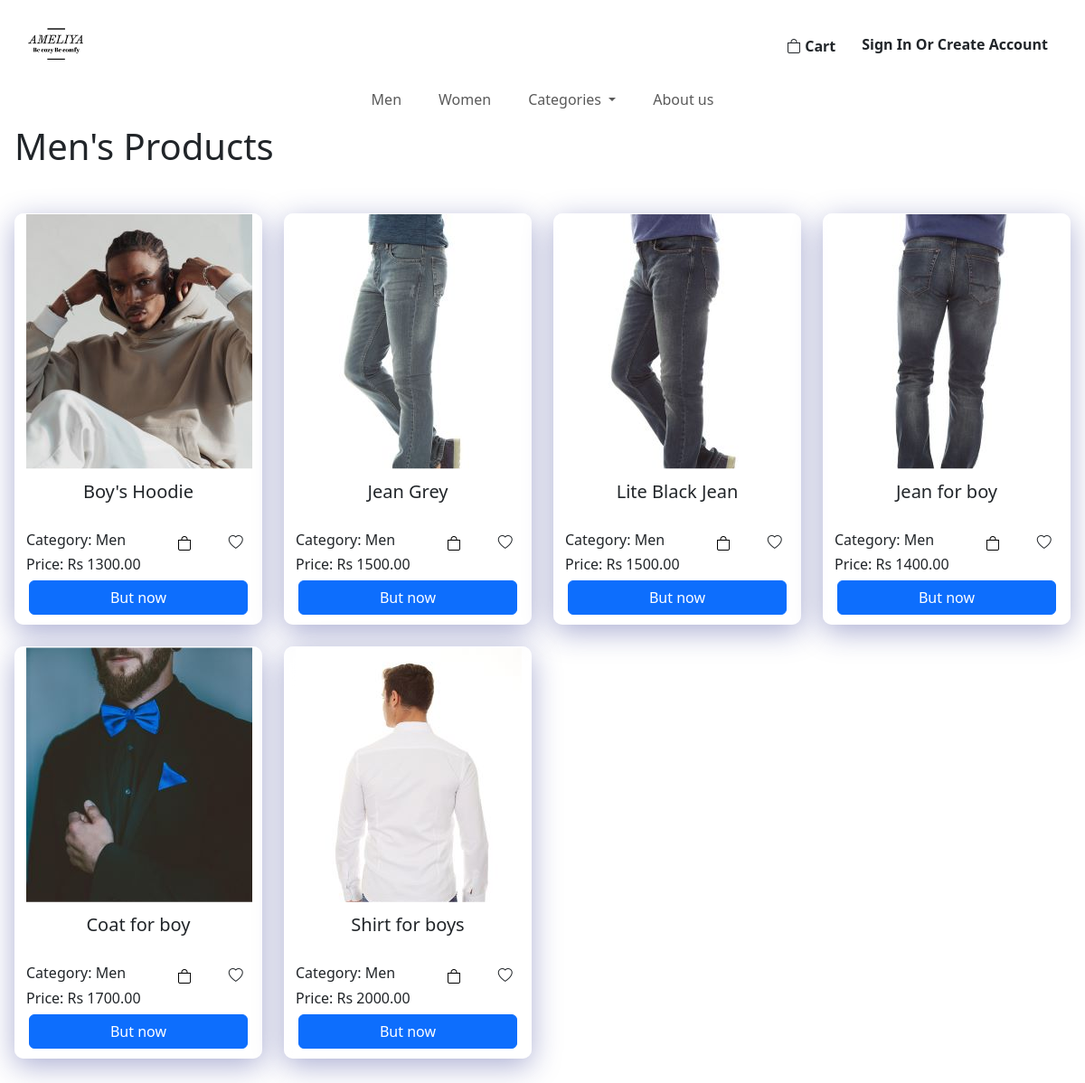
The page /components/Men.php on the database its author committed.
### tables this page shows
CREATE TABLE IF NOT EXISTS `men` (
  `id` int NOT NULL AUTO_INCREMENT,
  `product_id` int NOT NULL,
  PRIMARY KEY (`id`),
  KEY `fk_men_product1_idx` (`product_id`),
  CONSTRAINT `fk_men_product1` FOREIGN KEY (`product_id`) REFERENCES `product` (`id`)
);

CREATE TABLE IF NOT EXISTS `product_img` (
  `path` varchar(50) NOT NULL,
  `product_id` int NOT NULL,
  PRIMARY KEY (`path`),
  KEY `fk_product_img_product1_idx` (`product_id`),
  CONSTRAINT `fk_product_img_product1` FOREIGN KEY (`product_id`) REFERENCES `product` (`id`)
);

CREATE TABLE IF NOT EXISTS `product` (
  `id` int NOT NULL AUTO_INCREMENT,
  `price` varchar(45) DEFAULT NULL,
  `qty` varchar(45) DEFAULT NULL,
  `discription` varchar(150) DEFAULT NULL,
  `title` varchar(45) DEFAULT NULL,
  `aded_date` date DEFAULT NULL,
  `del_fee_col` double DEFAULT NULL,
  `del_fee_other` double DEFAULT NULL,
  `color_clr_id` int NOT NULL,
  `category_c_id` int NOT NULL,
  `brand_b_id` int NOT NULL,
  `status_s_id` int NOT NULL,
  PRIMARY KEY (`id`),
  KEY `fk_product_color1_idx` (`color_clr_id`),
  KEY `fk_product_category1_idx` (`category_c_id`),
  KEY `fk_product_brand1_idx` (`brand_b_id`),
  KEY `fk_product_status1_idx` (`status_s_id`),
  CONSTRAINT `fk_product_brand1` FOREIGN KEY (`brand_b_id`) REFERENCES `brand` (`b_id`),
  CONSTRAINT `fk_product_category1` FOREIGN KEY (`category_c_id`) REFERENCES `category` (`c_id`),
  CONSTRAINT `fk_product_color1` FOREIGN KEY (`color_clr_id`) REFERENCES `color` (`clr_id`),
  CONSTRAINT `fk_product_status1` FOREIGN KEY (`status_s_id`) REFERENCES `status` (`s_id`)
);

CREATE TABLE IF NOT EXISTS `category` (
  `c_id` int NOT NULL AUTO_INCREMENT,
  `c_name` varchar(45) DEFAULT NULL,
  PRIMARY KEY (`c_id`)
);

### components/connection.php (called while the page is built, shortened)
<?php
class Database{
    public static $connection;
    public static function setUpConnection(){
        if(!isset(Database::$connection)){
            Database::$connection = new mysqli("localhost","root","Kavitha@#2003","vivaaluth","3306");
        }
    }
    public static function search($q){
        $resultset = Database::$connection->query($q);
        return $resultset;
    }
}
?>

### components/Men.php (the view, shortened to what this page needs)
<!DOCTYPE html>
<html lang="en">
<head>
    <link rel="stylesheet" href="https://cdn.jsdelivr.net/npm/bootstrap@4.1.3/dist/css/bootstrap.min.css">
    <link rel="stylesheet" href="https://cdn.jsdelivr.net/npm/bootstrap-icons@1.11.3/font/bootstrap-icons.min.css">    <link rel="stylesheet" href="../style.css">
</head>
<body>
<?php
    require "Navbar.php";
    require "connection.php";
    require "Header.php";
    ?>
    <h1>Men's Products</h1>
    <div class="row text-center" style="margin-top:50px;">
        <?php
        $wpdall = Database::search("SELECT * FROM men INNER JOIN product ON product_id = product.id INNER JOIN product_img ON product.id = product_img.product_id INNER JOIN category ON product.category_c_id = category.c_id ;
        ");
        $wpdall_num = $wpdall->num_rows;
        for ($x = 0; $x < $wpdall_num; $x++) {
            $wpdall_data = $wpdall->fetch_assoc();
            $imgSrc = $wpdall_data["path"];
        ?>
            <div class="col-lg-3 col-md-6 col-sm-12 text-center mb-4">
                <div class="container" id="box">
                    <img src="../<?php echo $imgSrc; ?>" alt="" style="clip-path: polygon(0 0, 100% 0, 100% 75%, 0 75%);">
                    <div class="row text-center" style="margin-top:-80px;">
                        <h5><?php echo $wpdall_data["title"] ?></h5>
                    </div>
                    <br>
                    <div class="row">
                        <div class="col-7 text-start">
                            <h6>Category: <?php echo $wpdall_data["c_name"] ?></h6>
                        </div>
                        <div class="col-5 text-end">
                            <div class="row">
                                <div class="col text-center">
                                <button onclick="addtocarthome(<?php echo $wpdall_data['id'] ?>);" style="border: none; background:none;"><i class="bi bi-bag"></i></button>
                                </div>
                                <div class="col text-center"><i class="bi bi-heart"></i></div>
                            </div>
                        </div>
                    </div>
                    <div class="row text-start">
                        <h6>Price: Rs <?php echo $wpdall_data["price"] ?>.00</h6>
                    </div>
                    <div class="col" style="margin-bottom: 10px;">
                        <div class="row text-center">
                            <button type="button" class="btn btn-primary">But now</button>
                        </div>
                    </div>
                </div>
            </div>
        <?php
        }
        ?>
    </div>
</body>
</html>

### components/Navbar.php (shortened to what this page needs)
<!doctype html>
<html lang="en">
<head>
  <link href="https://cdn.jsdelivr.net/npm/bootstrap@5.3.2/dist/css/bootstrap.min.css" rel="stylesheet">
  <link rel="stylesheet" href="style.css">
  <link rel="stylesheet" href="https://cdn.jsdelivr.net/npm/bootstrap-icons@1.11.1/font/bootstrap-icons.css">
</head>
<body class="p-3 m-0 border-0 body">
  <nav class="navbar navbar-expand-lg navbar-light ">
    <div class="container-fluid">
      <a class="navbar-brand" href="../index.php">
        <img src="../public/logo.png" alt="Logo" style="height: 40px;">
      </a>
      <div class="collapse navbar-collapse" id="navbarSupportedContent">
        <ul class="navbar-nav ms-auto mb-2 mb-lg-0">
          <li class="nav-item" style="margin-right: 10px;">
            <form action="./components/cart.php" class="d-flex mt-2">
              <button style="background: none; border:none; color:#212529;" type="submit">
                <i class="bi bi-bag"></i> <b>Cart</b>
              </button>
            </form>
          </li>
          <li class="nav-item">
            <?php if (isset($_SESSION["u"])) {
              $session_data = $_SESSION["u"];
            ?>
            <div class="d-flex align-items-center">
              <span class="navbar-text me-2">
                <b><?php echo $session_data["fname"] . " " . $session_data["lname"]; ?></b>
              </span>
              <form action="./components/userprofile.php" class="d-inline">
                <button class="btn btn-link" style="background: none; border:none;">
                  <i class="bi bi-person"></i>
                </button>
              </form>
              <button class="btn btn-link text-danger fw-bold" style="background: none; border:none;" onclick="signout();">
                Sign Out
              </button>
            </div>
            <?php } else { ?>
            <a href="./components/login.php" class="btn btn-link text-decoration-none fw-bold">
              <b style="color:#212529;">Sign In Or Create Account</b>
            </a>
            <?php } ?>
          </li>
        </ul>
      </div>
    </div>
  </nav>
</body>
</html>

### components/Header.php (shortened to what this page needs)
<!DOCTYPE html>
<html lang="en">
<head>
    <link href="https://maxcdn.bootstrapcdn.com/bootstrap/5.3.0/css/bootstrap.min.css" rel="stylesheet">
</head>
<body>
    <div class="container-fluid">
        <div class="full-width">
            <nav class="navbar navbar-expand-lg">
                <div class="container-fluid">
                    <div class="collapse navbar-collapse" id="navbarSupportedContent">
                        <ul class="navbar-nav mb-2 mb-lg-0" style="gap: 25px;">
                            <li class="nav-item">
                                <a class="nav-link" aria-current="page" href="./Men.php">Men</a>
                            </li>
                            <li class="nav-item">
                                <a class="nav-link" href="./Women.php">Women</a>
                            </li>
                            <li class="nav-item dropdown">
                                <a class="nav-link dropdown-toggle" href="#" role="button" data-bs-toggle="dropdown" aria-expanded="false">
                                    Categories
                                </a>
                            </li>
                            <li class="nav-item">
                                <a class="nav-link" href="#">About us</a>
                            </li>
                        </ul>
                    </div>
                </div>
            </nav>
        </div>
    </div>
</body>
</html>

### style.css (style rules this page uses)
#box { background: rgba(255, 255, 255, 0.65); box-shadow: 0 8px 32px 0 rgba(31, 38, 135, 0.37); backdrop-filter: blur(20px); -webkit-backdrop-filter: blur(20px); border-radius: 10px; border: 1px solid rgba(255, 255, 255, 0.18); }

### components/Header.php (style rules this page uses)
.full-width { width: 100%; display: flex; justify-content: center; }

### rows shown on the page
men: product_img.path (picture), product.title "Boy's Hoodie", category.c_name "Men", product.price "1300"
men: product_img.path (picture), product.title "Jean Grey", category.c_name "Men", product.price "1500"
men: product_img.path (picture), product.title "Lite Black Jean", category.c_name "Men", product.price "1500"
men: product_img.path (picture), product.title "Jean for boy", category.c_name "Men", product.price "1400"
men: product_img.path (picture), product.title "Coat for boy", category.c_name "Men", product.price "1700"
men: product_img.path (picture), product.title "Shirt for boys", category.c_name "Men", product.price "2000"
